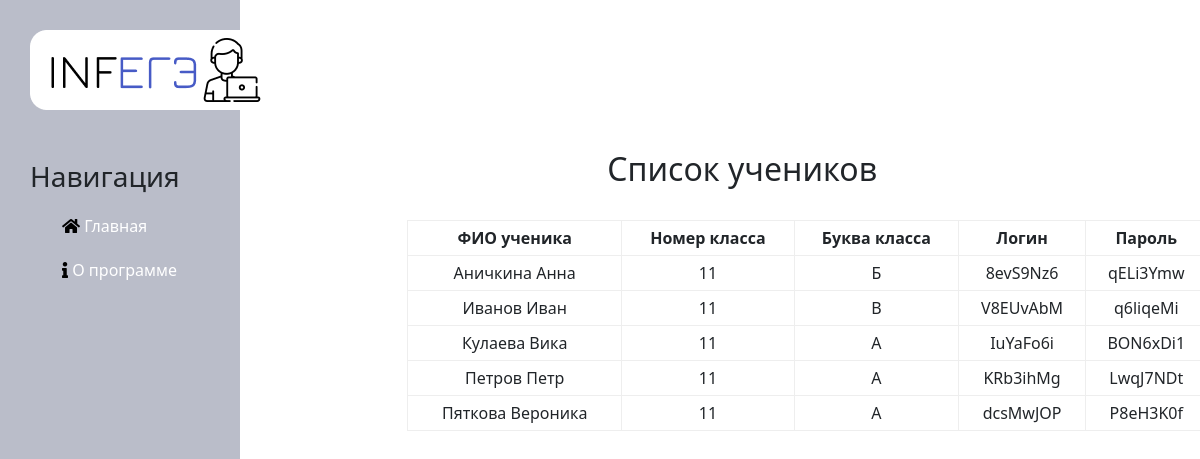
The page /students/ on the database its author committed.
### students/models.py (models this page shows, shortened)
class Articles(models.Model):
    def gen_rand_login(length):
        characters = string.ascii_letters + string.digits
        login = ''.join(random.choice(characters) for _ in range(length))
        return login
    def gen_rand_password(length):
        characters = string.ascii_letters + string.digits
        password = ''.join(random.choice(characters) for _ in range(length))
        return password
    name_student = models.CharField('ФИО', max_length=100)
    number_class = models.IntegerField('Номер класса')
    word_class = models.CharField("Буква класса", max_length=10)
    login1 = models.CharField("Логин", max_length=8, default=gen_rand_login(8), unique=True)
    password1 = models.CharField("Пароль", max_length=8, default=gen_rand_password(8))
    tests = models.ManyToManyField(Tasks, verbose_name='Задания', blank=True)
    class Meta:
        verbose_name = 'Ученик'
        verbose_name_plural = 'Ученики'

### students/views.py (the view)
# urls.py: path('', views.students_home, name='students_home'),
def students_home(request):
    students = Articles.objects.order_by('name_student')
    return render(request, 'students/students_home.html', {'students': students})

### students/templates/students/students_home.html (shortened to what this page needs)
{% extends 'main/layout.html' %}
{% block content  %}
<div class="features">
<h2>Список учеников</h2><br>
    <table id="myTable" border="1" cellpadding="0" cellspacing="0" width="800px" align="center">
    <tr>
        <th>ФИО ученика</th>
        <th>Номер класса</th>
        <th>Буква класса</th>
        <th>Логин</th>
        <th>Пароль</th>
    </tr>
    {% if students%}
    {% for i in students%}
    <tr>
        <td>{{i.name_student}}</td>
        <td>{{i.number_class}}</td>
        <td>{{i.word_class}}</td>
        <td>{{i.login1}}</td>
        <td>{{i.password1}}</td>
    </tr>
    {% endfor %}
    {% else%}
    <p>Список учеников пуст!</p>
    {% endif %}
</div>
{% endblock %}

### main/static/main/css/main.css (style rules this page uses)
main .features { float: left; margin-top: 150px; text-align: center; width: 75%; }
main .features H2 { margin-left: 20%; text-align: center; }
table { margin-left: 20%; text-align: center; }

### students/templates/students/students_home.html (style rules this page uses)
th, td { padding: 5px; border: 1px solid #eee }

### rows shown on the page
Articles: name_student "Аничкина Анна", number_class "11", word_class "Б", login1 "8evS9Nz6", password1 "qELi3Ymw"
Articles: name_student "Иванов Иван", number_class "11", word_class "В", login1 "V8EUvAbM", password1 "q6liqeMi"
Articles: name_student "Кулаева Вика", number_class "11", word_class "А", login1 "IuYaFo6i", password1 "BON6xDi1"
Articles: name_student "Петров Петр", number_class "11", word_class "А", login1 "KRb3ihMg", password1 "LwqJ7NDt"
Articles: name_student "Пяткова Вероника", number_class "11", word_class "А", login1 "dcsMwJOP", password1 "P8eH3K0f"
